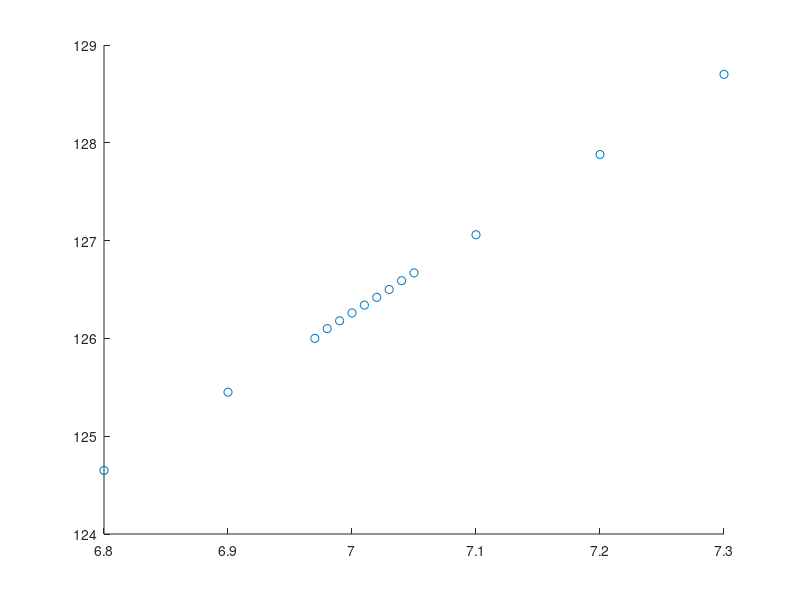

This chart was generated by the following MATLAB code: (Note: this script raises an error after producing the figure.)
DETUNE_VOLTAGE = [7,6.99,6.98,6.97,7.01:0.01:7.05,7.1,7.2,7.3,6.9,6.8];
FREQ = [126.26,126.18,126.1,126.0,126.34,126.42,126.50,126.59,126.67,127.06,127.88,128.70,125.45,124.65];

X = [ones(length(DETUNE_VOLTAGE),1) DETUNE_VOLTAGE.'];
b = X\FREQ.'

figure
scatter(DETUNE_VOLTAGE,FREQ)
hold on
yCalc2 = X*b;
plot(DETUNE_VOLTAGEyCalc,2,'--')